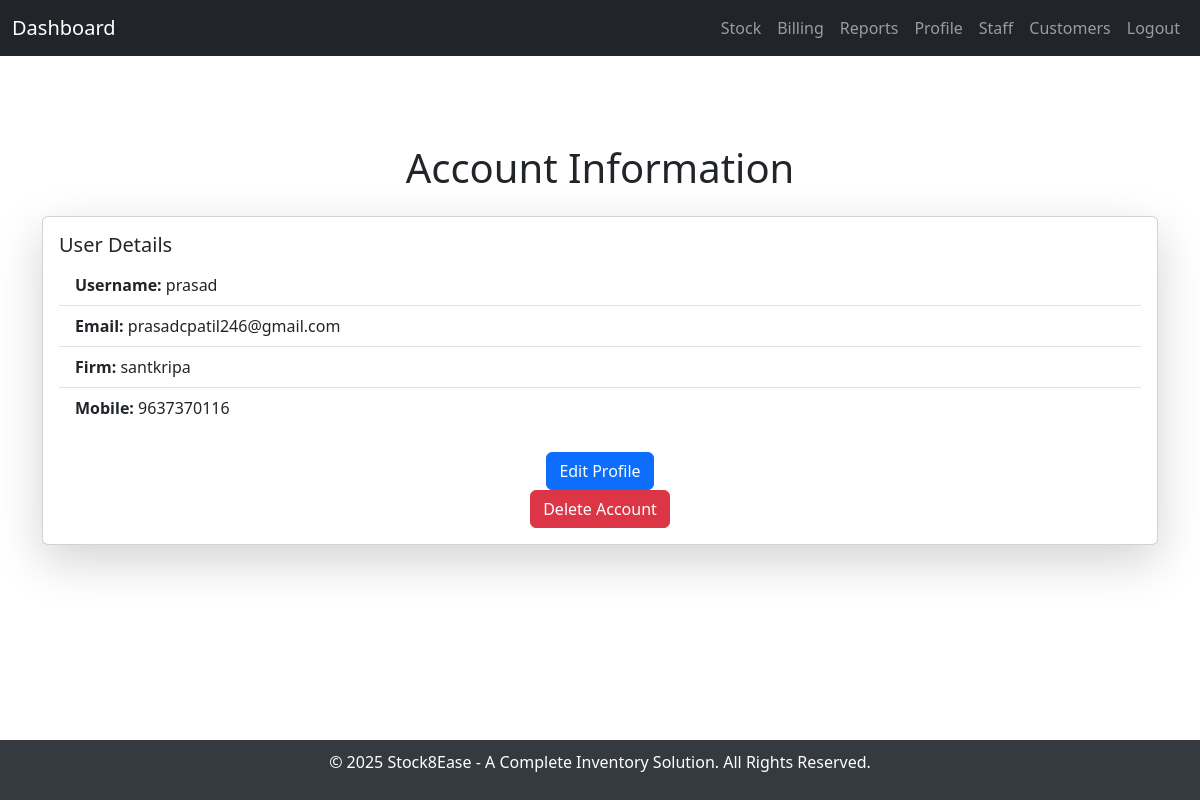
The page /account/profile on the database its author committed.
### services/account_service.py (models this page shows, shortened)
class Account(db.Model):
    id = db.Column(db.Integer, primary_key=True)
    user_name = db.Column(db.String(120), nullable=False, unique=True)
    firm_name = db.Column(db.String(120), nullable=False, unique=True)
    email = db.Column(db.String(120), nullable=False, unique=True)
    mobile = db.Column(db.String(120), nullable=False, unique=True)
    password = db.Column(db.String(120), nullable=False)

### services/account_service.py (the view, shortened to what this page needs)
@account_bp.route('/profile', methods=['GET', 'POST'])
def profile():
    user = Account.query.first()
    if not user:
        return "No user found. Please create an account first.", 404
    render_template('account.html')
    return render_template('account.html', user=user)

### templates/account.html (shortened to what this page needs)
{% extends "base.html" %} {% block content %}
<!DOCTYPE html>
<html lang="en">
  <head>
    <link
      rel="stylesheet"
      href="https://cdn.jsdelivr.net/npm/bootstrap@5.3.0-alpha3/dist/css/bootstrap.min.css"
    />
  </head>
  <body>
    <div class="container-fluid container mt-5">
      <h1 class="text-center">Account Information</h1>
      {% if user %}
      <div class="card mt-4 shadow-lg">
        <div class="card-body">
          <h5 class="card-title">User Details</h5>
          <ul class="list-group list-group-flush">
            <li class="list-group-item">
              <strong>Username:</strong> {{ user.user_name }}
            </li>
            <li class="list-group-item">
              <strong>Email:</strong> {{ user.email }}
            </li>
            <li class="list-group-item">
              <strong>Firm:</strong> {{ (user.firm_name) }}
            </li>
            <li class="list-group-item">
              <strong>Mobile:</strong> {{ user.mobile }}
            </li>
          </ul>
          <div class="mt-4 text-center">
            <a
              class="btn btn-primary"
              href="{{ url_for('account.edit_account', id=user.id) }}"
              >Edit Profile</a
            >
            <form
              method="POST"
              action="{{ url_for('account.delete_account', id=user.id) }}"
            >
              <button type="submit" class="btn btn-danger">
                Delete Account
              </button>
            </form>
          </div>
        </div>
      </div>
      {% else %}
      <div class="alert alert-warning text-center mt-4" role="alert">
        No user data available. Please add a user to the database.
      </div>
      {% endif %}
    </div>
  </body>
</html>
{% endblock %}

### templates/base.html (style rules this page uses)
html, body { height: 100%; margin: 0; padding: 0; }

### rows shown on the page
Account: user_name "prasad", email "prasadcpatil246@gmail.com", firm_name "santkripa", mobile "9637370116"
